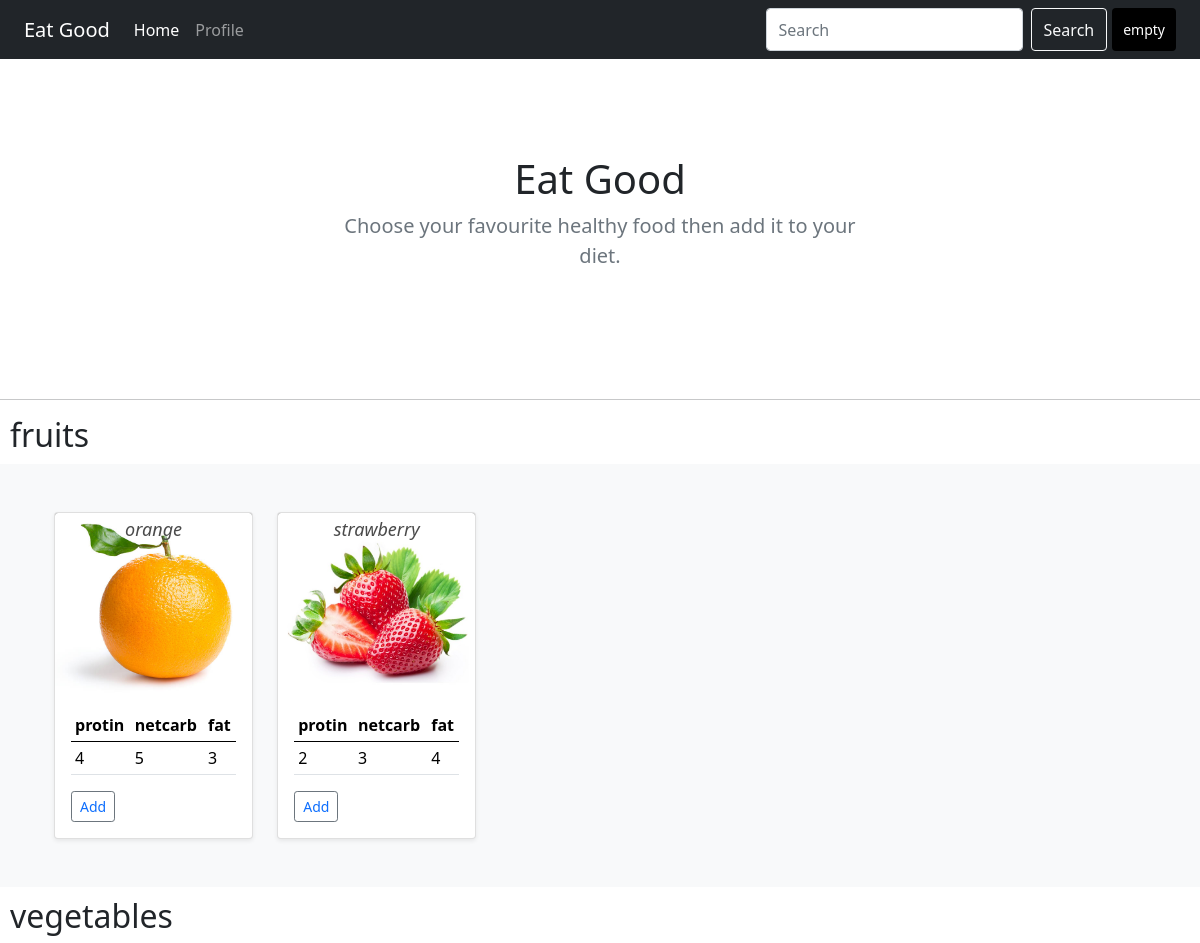
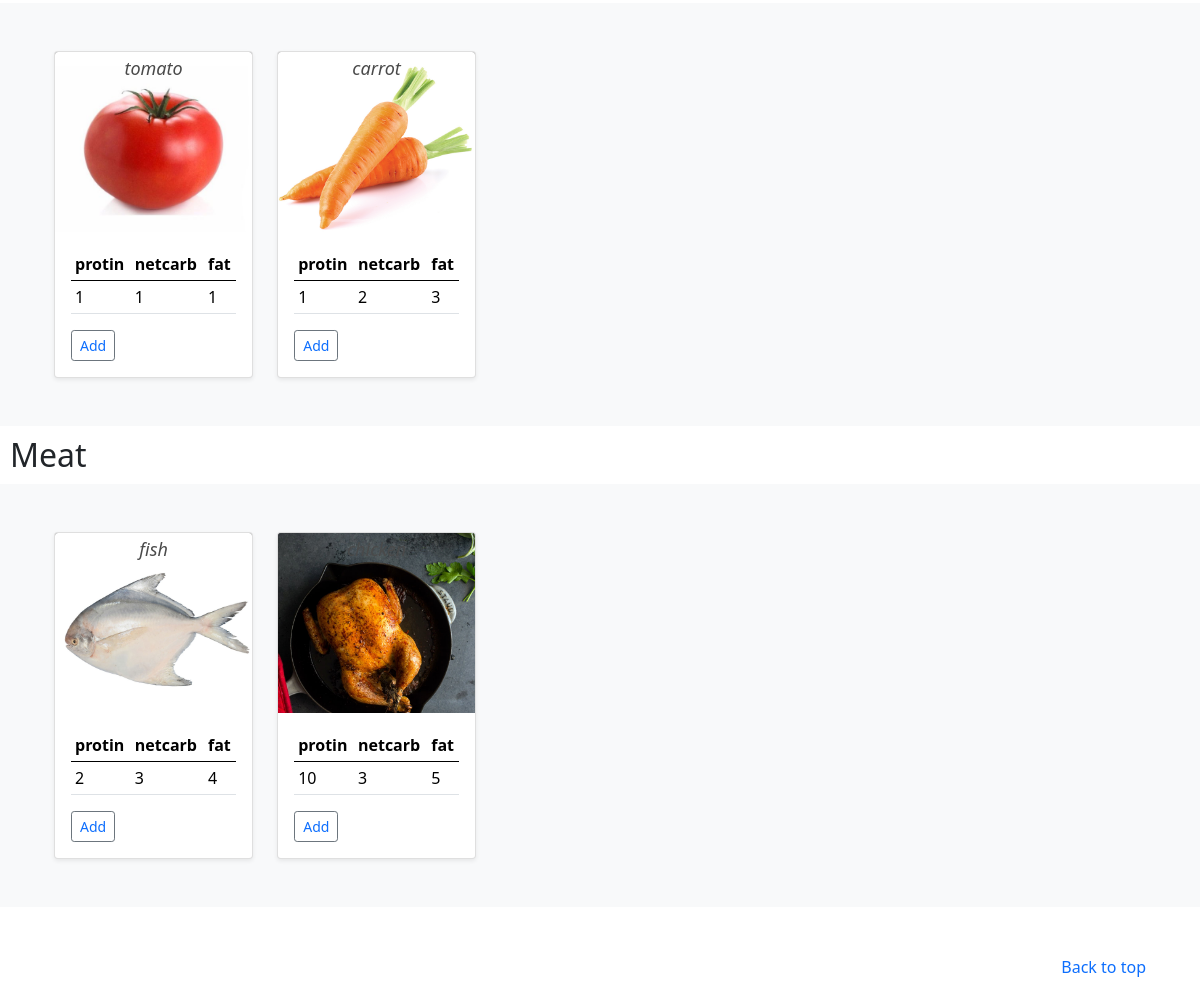
The app's page /home.php with its own data (2 pictures, top to bottom).
### tables this page shows
CREATE TABLE IF NOT EXISTS `food` (
  `id` int(11) NOT NULL AUTO_INCREMENT,
  `name` char(150) NOT NULL,
  `protein` int(11) NOT NULL,
  `netcarb` int(11) NOT NULL,
  `fat` int(11) NOT NULL,
  `image` varchar(150) NOT NULL,
  `cat_id` int(11) NOT NULL,
  PRIMARY KEY (`id`),
  KEY `cat_id` (`cat_id`)
);

### logic/functions.php (called while the page is built)
<?php
    function url($url){
        return "http://".$_SERVER['HTTP_HOST']."/project/".$url;
    }
?>

### home.php (the view, shortened to what this page needs)
<?php
    include 'connection.php';
    $query = "SELECT * from food where cat_id=1";
    $op =  mysqli_query($con,$query);
    $query2 = "SELECT * from food where cat_id=2";
    $op2 =  mysqli_query($con,$query2);
    $query3 = "SELECT * from food where cat_id=3";
    $op3 =  mysqli_query($con,$query3);
?>
<!doctype html>
<html lang="en">
    <head>
        <?php  include 'header.php'?>
    </head>
    <body>
    <header>
        <?php  include 'navbar.php'?>
    </header>
    <main>
    <section class="py-5 text-center container">
        <div class="row py-lg-5">
        <div class="col-lg-6 col-md-8 mx-auto">
            <h1 class="fw-light">Eat Good</h1>
            <p class="lead text-muted">Choose your favourite healthy food then add it to your diet.</p>
        </div>
        </div>
    </section>
    <hr>
    <h2 style="margin: 10px;">fruits</h2>
    <div class="album py-5 bg-light">
        <div class="container">
            <div class="row  row-cols-1 row-cols-sm-2 row-cols-md-5 ">
                <?php while ($data=mysqli_fetch_assoc($op) ) {
                    $imagePath = './uploads/'.$data['image'];
                    $id =$data['id'];
                    if($data['cat_id'] == 1){ ?>
                        <div class="col">
                        <div class="card shadow-sm">
                            <svg class="bd-placeholder-img card-img-top" width="100%" height="180px" xmlns="http://www.w3.org/2000/svg" role="img"  aria-label="Placeholder: Thumbnail" preserveAspectRatio="xMidYMid slice" focusable="false">
                                <title>Placeholder</title><rect width="100%" height="100%" fill="#55595c"/>
                                <image xlink:href="<?php echo $imagePath ?>"  x="0%" y="0%"  width="100%"   class="img-responsive fit-image" />
                                <text style="color:black; font-style: italic;" x="50%" y="10%" fill="#4a4a4a" dy=".3em" ><?php echo $data['name']; ?></text>
                            </svg>
                            <div class=" card-body">
                                <div class=" card-text ">
                                    <table class="table table-sm align-center">
                                        <thead>
                                            <tr>
                                                <th >protin</th>
                                                <th >netcarb</th>
                                                <th >fat</th>
                                            </tr>
                                        </thead>
                                        <tbody>
                                            <tr>
                                                <td><?php echo $data['protein']; ?></td>
                                                <td><?php echo $data['netcarb']; ?></td>
                                                <td><?php echo $data['fat']; ?></td>
                                            </tr>
                                        </tbody>
                                    </table>
                                </div>
                            <div class="d-flex justify-content-between align-items-center">
                                <div class="align-middle btn-group ">
                                    <button type="button" class="btn btn-sm btn-outline-secondary"><a href="addMyfood.php?id=<?php echo $id;?>">Add</a></button>
                                </div>
                            </div>
                            </div>
                        </div>
                        </div>
                <?php }
                        } ?>
        </div>
        </div>
    </div>
    <h2 style="margin: 10px;">vegetables</h2>
    <div class="album py-5 bg-light">
        <div class="container">
            <div class="row  row-cols-1 row-cols-sm-2 row-cols-md-5 ">
                <?php while ($result=mysqli_fetch_assoc($op2) ) {
                        $imagePath = './uploads/'.$result['image'];
                        $id =$result['id'];
                        if($result['cat_id'] == 2){ ?>
                            <div class="col">
                            <div class="card shadow-sm">
                                <svg class="bd-placeholder-img card-img-top" width="100%" height="180px" xmlns="http://www.w3.org/2000/svg" role="img"  aria-label="Placeholder: Thumbnail" preserveAspectRatio="xMidYMid slice" focusable="false">
                                    <title>Placeholder</title><rect width="100%" height="100%" fill="#55595c"/>
                                    <image xlink:href="<?php echo $imagePath ?>"  x="0%" y="0%"  width="100%"   class="img-responsive fit-image" />
                                    <text style="color:black; font-style: italic;" x="50%" y="10%" fill="#4a4a4a" dy=".3em" ><?php echo $result['name']; ?></text>
                                </svg>
                                <div class=" card-body">
                                    <div class=" card-text ">
                                        <table class="table table-sm align-center">
                                            <thead>
                                                <tr>
                                                    <th >protin</th>
                                                    <th >netcarb</th>
                                                    <th >fat</th>
                                                </tr>
                                            </thead>
                                            <tbody>
                                                <tr>
                                                    <td><?php echo $result['protein']; ?></td>
                                                    <td><?php echo $result['netcarb']; ?></td>
                                                    <td><?php echo $result['fat']; ?></td>
                                                </tr>
                                            </tbody>
                                        </table>
                                    </div>
                                <div class="d-flex justify-content-between align-items-center">
                                    <div class="align-middle btn-group ">
                                        <button type="button" class="btn btn-sm btn-outline-secondary"><a href="addMyfood.php?id=<?php echo $id;?>">Add</a></button>
                                    </div>
                                </div>
                                </div>
                            </div>
                            </div>
                    <?php }
                            } ?>
            </div>
        </div>
    </div>
    <h2 style="margin: 10px;">Meat</h2>
    <div class="album py-5 bg-light">
        <div class="container">
            <div class="row  row-cols-1 row-cols-sm-2 row-cols-md-5 ">
                <?php while ($mresult=mysqli_fetch_assoc($op3) ) {
                        $imagePath = './uploads/'.$mresult['image'];
                        $id =$mresult['id'];
                        if($mresult['cat_id'] == 3){ ?>
                            <div class="col">
                            <div class="card shadow-sm">
                                <svg class="bd-placeholder-img card-img-top" width="100%" height="180px" xmlns="http://www.w3.org/2000/svg" role="img"  aria-label="Placeholder: Thumbnail" preserveAspectRatio="xMidYMid slice" focusable="false">
                                    <title>Placeholder</title><rect width="100%" height="100%" fill="#55595c"/>
                                    <image xlink:href="<?php echo $imagePath ?>"  x="0%" y="0%"  width="100%"   class="img-responsive fit-image" />
                                    <text style="color:black; font-style: italic;" x="50%" y="10%" fill="#4a4a4a" dy=".3em" ><?php echo $mresult['name']; ?></text>
                                </svg>
                                <div class=" card-body">
                                    <div class=" card-text ">
                                        <table class="table table-sm align-center">
                                            <thead>
                                                <tr>
                                                    <th >protin</th>
                                                    <th >netcarb</th>
                                                    <th >fat</th>
                                                </tr>
                                            </thead>
                                            <tbody>
                                                <tr>
                                                    <td><?php echo $mresult['protein']; ?></td>
                                                    <td><?php echo $mresult['netcarb']; ?></td>
                                                    <td><?php echo $mresult['fat']; ?></td>
                                                </tr>
                                            </tbody>
                                        </table>
                                    </div>
                                <div class="d-flex justify-content-between align-items-center">
                                    <div class="align-middle btn-group ">
                                    <button type="button" class="btn btn-sm btn-outline-secondary"><a href="addMyfood.php?id=<?php echo $id;?>">Add</a></button>
                                    </div>
                                </div>
                                </div>
                            </div>
                            </div>
                    <?php }
                            } ?>
            </div>
        </div>
    </div>
    </main>
    <footer class="text-muted py-5">
    <div class="container">
        <p class="float-end mb-1">
        <a href="#">Back to top</a>
        </p>
    </div>
    </footer>
    </body>
</html>

### header.php (shortened to what this page needs)
<link href="/docs/5.0/dist/css/bootstrap.min.css" rel="stylesheet">
<link href="https://cdn.jsdelivr.net/npm/bootstrap@5.0.0-beta3/dist/css/bootstrap.min.css" rel="stylesheet">

### navbar.php (shortened to what this page needs)
<?php
    $page_data = explode('/',$_SERVER['PHP_SELF']);
    $count =  count(explode('/',$_SERVER['PHP_SELF']));
    if($page_data[$count-1] == 'dashboard.php'  ){
        include '../logic/functions.php';
    }elseif($page_data[$count-1] == 'displayUsers.php' || $page_data[$count-1] == 'displayAdmins.php'){
        include '../logic/functions.php';
    }else {
        include './logic/functions.php';
    }
?>
<nav class="navbar navbar-expand-lg navbar-dark bg-dark">
            <div class="container-fluid">
                <a class="navbar-brand" href="#">Eat Good</a>
                <div class="collapse navbar-collapse" id="navbarScroll">
                <ul class="navbar-nav me-auto my-2 my-lg-0 navbar-nav-scroll" style="--bs-scroll-height: 100px;">
                    <li class="nav-item">
                    <a class="nav-link active" aria-current="page" href="<?php echo url("home.php")?>">Home</a>
                    </li>
                    <li class="nav-item">
                    <?php if(isset($_SESSION['role'])){ ?>
                        <a class="nav-link" href="<?php echo url("/admin/dashboard.php")?>">Dashboard</a>
                    <?php }else {?>
                        <a class="nav-link" href="<?php echo url("profil.php")?>">Profile</a>
                    <?php } ?>
                    </li>
                </ul>
                <form class="d-flex">
                    <input class="form-control me-2" type="search" placeholder="Search" aria-label="Search">
                    <button class="btn btn-outline-light" type="submit">Search</button>
                    <div class="dropdown">
                        <button class=" dropbtn "><?php if (isset($_SESSION['name'])) {
                            echo $_SESSION['name'];
                        }else{ echo 'empty';}  ?></button>
                    </div>
                </form>
                </div>
            </div>
        </nav>

### header.php (style rules this page uses)
.dropbtn { background-color: black; color: white; padding: 11px; margin-left: 5px; font-size: 14px; border: none; cursor: pointer; border-radius: 4px; }
.dropdown { position: relative; display: inline-block; }
.bd-placeholder-img { font-size: 1.125rem; text-anchor: middle; -webkit-user-select: none; -moz-user-select: none; user-select: none; }
a { text-decoration: none; text-decoration-color: none; }

### records on screen
food: name "orange", protein "4", netcarb "5", fat "3"
food: name "strawberry", protein "2", netcarb "3", fat "4"
food: name "tomato", protein "1", netcarb "1", fat "1"
food: name "carrot", protein "1", netcarb "2", fat "3"
food: name "fish", protein "2", netcarb "3", fat "4"
food: name "chicken", protein "10", netcarb "3", fat "5"
